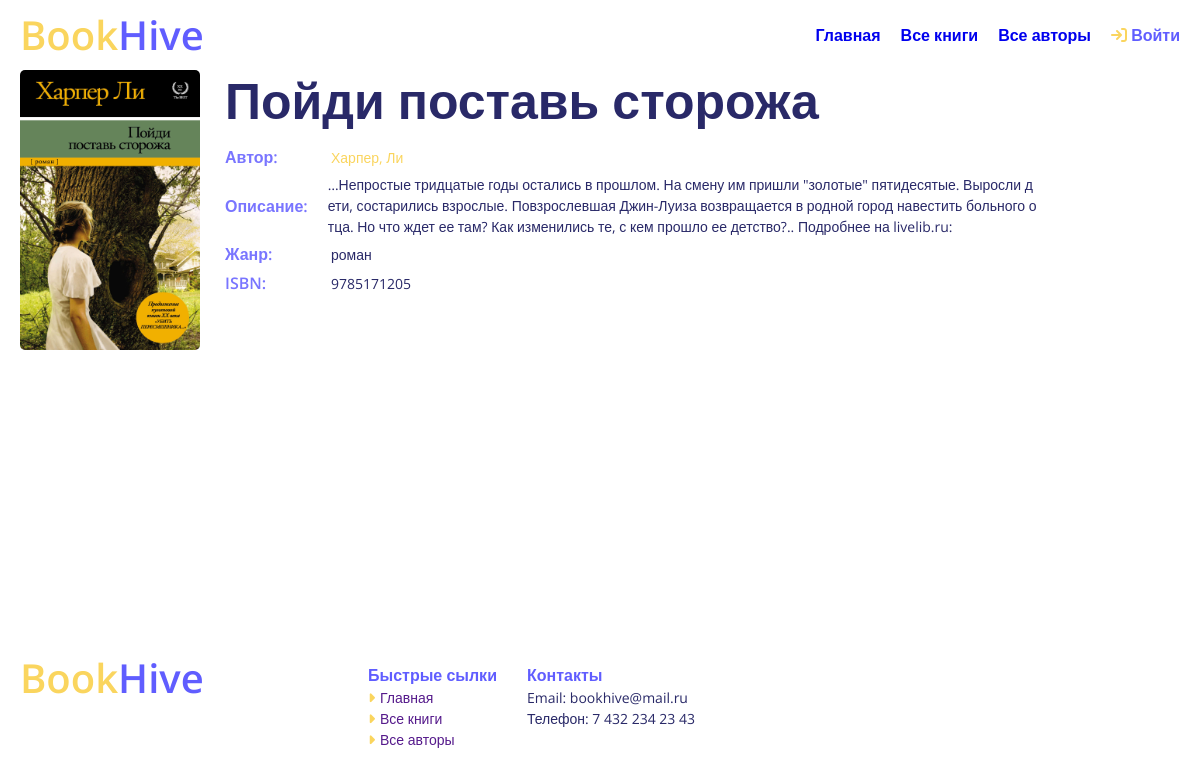
/catalog/book/2, run on the app's committed database.
### catalog/models.py (models this page shows, shortened)
class Book(models.Model):
    image = models.ImageField(null=True, blank=True,default='default.jpg', upload_to='Books')
    title = models.CharField(max_length=200)
    author = models.ForeignKey('Author', on_delete=models.SET_NULL, null=True)
    summary = models.TextField(max_length=1000, help_text="Enter a brief description of the book")
    isbn = models.CharField('ISBN',max_length=13, help_text='13 Character <a href="https://www.isbn-international.org/content/what-isbn">ISBN number</a>')
    genre = models.ManyToManyField(Genre, help_text="Select a genre for this book")
    def display_genre(self):
        """
        Creates a string for the Genre. This is required to display genre in Admin.
        """
        return ', '.join([ genre.name for genre in self.genre.all()[:3] ])
    display_genre.short_description = 'Genre'

class Author(models.Model):
    image = models.ImageField(null=True, blank=True,default='default.jpg', upload_to='Authors')
    first_name = models.CharField(max_length=100)
    last_name = models.CharField(max_length=100)
    date_of_birth = models.DateField(null=True, blank=True)
    date_of_death = models.DateField('Died', null=True, blank=True)
    about_the_author = models.TextField(max_length=1000)
    def __str__(self):
        return '%s, %s' % (self.last_name, self.first_name)
    class Meta:
        ordering = ['last_name']
        permissions = (
                ("can_change_author", "change author"),
        )

class Genre(models.Model):
    name = models.CharField(max_length=200, help_text="Enter a book genre (e.g. Science Fiction, French Poetry etc.)")
    def __str__(self):
        return self.name

### catalog/views.py (the view)
# urls.py: re_path(r'^book/(?P<pk>\d+)$', views.BookDetailView.as_view(), name='book-detail'), #book/, за которым до конца строки (до маркера конца строки - $) следуют одна, или более цифр. В процессе выполнения
class BookDetailView(generic.DetailView):
    model = Book

### catalog/templates/catalog/book_detail.html
{% extends "base_generic.html" %}
{% block content %}
<div class="block-detail __container">
  <div class="block-detail__img book__image">
    <img src="{{ book.image.url }}" alt="";>
  </div>
  <div class="block-detail__body">
    <div class="block-detail__title title">
      {{ book.title }}
    </div>
      <ul class="block-detail__info">
        <li class="book-detail__author"><span class="subtitle">Автор:</span><a href="{% url 'author-detail' book.author.pk %}">{{ book.author }}</a></li>
        <li><span class="subtitle">Описание:</span> <p class="book-detail__description">{{ book.summary }}</p></li>
        <li><span class="subtitle">Жанр:</span>{% for genre in book.genre.all %} {{ genre }}{% if not forloop.last %}, {% endif %}{% endfor %}</li>
        <li><span class="subtitle">ISBN:</span>{{ book.isbn }}</li>
      </ul>
    </div>
  </div>
{% endblock %}

### static/css/style.css (style rules this page uses)
*, *::before, *::after { box-sizing: border-box; }
ul, li { margin: 0; padding: 0; }
ul[class], ol[class] { padding: 0; }
body, h1, h2, h3, h4, p, ul[class], ol[class], li, figure, figcaption, blockquote, dl, dd { margin: 0; }
body { display: flex; flex-direction: column; min-height: 100vh; font-family: 'Open Sans', sans-serif; font-size: 14px; line-height: 22px; color: #292968; scroll-behavior: smooth; text-rendering: optimizeSpeed; line-height: 1.5; }
ul[class], ol[class] { list-style: none; }
li { list-style-type: none; }
a { text-decoration: none; }
a:not([class]) { text-decoration-skip-ink: auto; }
img { max-width: 100%; display: block; }
.__container { max-width: 1200px; padding: 0 20px; margin: 0 auto; }
.title { font-size: 50px; font-weight:700; line-height: 60px; color: #292968; }
.subtitle { font-size: 16px; font-weight: 600; color: #7975ff; }

### static/css/catalog.css (style rules this page uses)
.book__image { width: 140px; height: 224px; }
.book__image img { width: 100%; height: 100%; border-radius: 5px; }
.book-detail__author a { color: #fad55e; }
.book-detail__description { word-break: break-all; margin: 0 0 0 20px; }
.block-detail { display: flex; gap: 25px; }
.block-detail__body { width: 70%; }
.block-detail__img { width: 180px !important; height: 280px; }
.block-detail__info { display: flex; flex-direction: column; gap: 5px; margin: 15px 0 0 0 !important; }
.block-detail__info li { display: flex; align-items: center; }
.block-detail__info span { display: block; width: 106px !important; }

### data on the page
Book: image (picture), title "Пойди поставь сторожа", author "Харпер, Ли", summary "…Непростые тридцатые годы остались в прошлом. На смену им пришли \"золотые\" пятидесятые. Выросли дети, состарились взрослые. Повзрослевшая Джин-Луиза возвращается в родной город навестить больного отца. Но что ждет ее там? Как изменились те, с кем прошло ее детство?.. Подробнее на livelib.ru:", isbn "9785171205"
Genre: name "роман"
